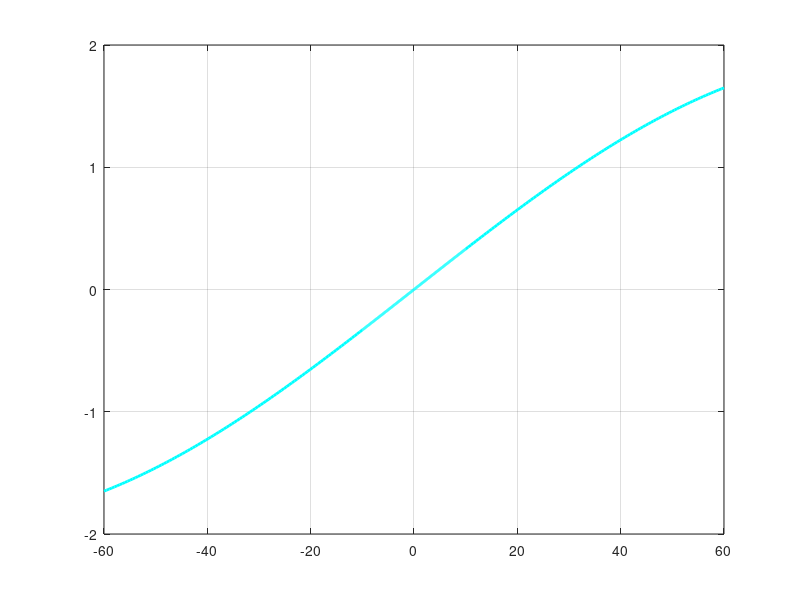
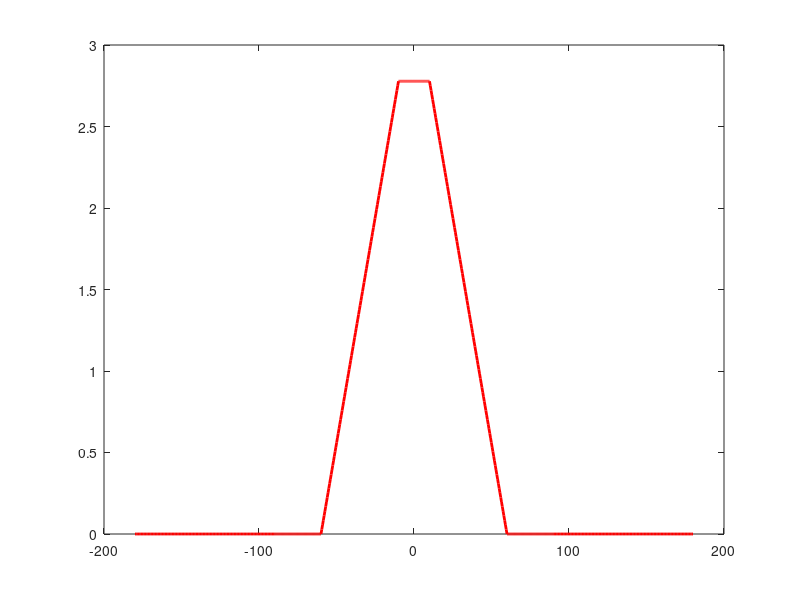

Write the MATLAB code that produced these figures, in order. (Note: this script raises an error after producing the figures.)
clc
close all;
clear all;

rb = 0.35;
n = 1.5;
N = 25;
yaw_rot = (60.0/180.0)*pi;
yaw_rotmax = 0.5*pi;
Vmax = 10*1000/3600;
Wmax = (60/180)*pi;
Wmaxrot = (60/180)*pi;
Wminrot = Wmax/2;

nsamples = 100;
nsamples_bot = nsamples/2 - 15;
nsamples_top = nsamples/2 + 15;


lah = n*(2*rb);
yaw_min = (10.0/180.0)*pi;

% -------------------------------



yaw_pi2rotmax = linspace(-pi, -yaw_rotmax, nsamples);
yaw_rotmax2rot = linspace(-yaw_rotmax, -yaw_rot, nsamples);
yaw_rot2min = linspace(-yaw_rot, -yaw_min, nsamples);
yaw_min2zer = linspace(-yaw_min, 0, nsamples);
yaw_zer2min = linspace(0, yaw_min, nsamples);
yaw_min2rot = linspace(yaw_min, yaw_rot, nsamples);
yaw_rot2rotmax = linspace(yaw_rot, yaw_rotmax, nsamples);
yaw_rotmax2pi = linspace(yaw_rotmax, pi, nsamples);

yaw = [yaw_pi2rotmax yaw_rotmax2rot yaw_rot2min yaw_min2zer yaw_zer2min yaw_min2rot yaw_rot2rotmax yaw_rotmax2pi];
yaw_deg = (180.0/pi)*yaw;


C_pi2rotmax = 2*sin(yaw_pi2rotmax)/lah;
C_rotmax2rot = 2*sin(yaw_rotmax2rot)/lah;
C_rot2min = 2*sin(yaw_rot2min)/lah;
C_min2zer = 2*sin(yaw_min2zer)/lah;
C_zer2min = 2*sin(yaw_zer2min)/lah;
C_min2rot = 2*sin(yaw_min2rot)/lah;
C_rot2rotmax = 2*sin(yaw_rot2rotmax)/lah;
C_rotmax2pi = 2*sin(yaw_rotmax2pi)/lah;

C = [C_rot2min C_min2zer C_zer2min C_min2rot];

figure(1)
plot(180/pi*[yaw_rot2min yaw_min2zer yaw_zer2min yaw_min2rot], C, 'c', 'linewidth', 2);
grid on;

V_pi2rotmax = zeros(size(yaw_pi2rotmax));
V_rotmax2rot = zeros(size(yaw_rotmax2rot));
V_rot2min = (Vmax/(yaw_rot-yaw_min)).*(yaw_rot2min+yaw_min)+Vmax;
V_min2zer = Vmax*ones(size(yaw_min2zer));
V_zer2min = Vmax*ones(size(yaw_zer2min));
V_min2rot = (-Vmax/(yaw_rot-yaw_min)).*(yaw_min2rot-yaw_min)+Vmax;
V_rot2rotmax = zeros(size(yaw_rot2rotmax));
V_rotmax2pi = zeros(size(yaw_rotmax2pi));

V = [V_pi2rotmax V_rotmax2rot V_rot2min V_min2zer V_zer2min V_min2rot V_rot2rotmax V_rotmax2pi];

figure(2);
plot(yaw_deg, V,  'r', 'linewidth', 2);
yyaxis left
grid on;

W_pi2rotmax = -Wmaxrot*ones(size(yaw_pi2rotmax));
W_rotmax2rot = (Wmaxrot-Wminrot)/(yaw_rotmax-yaw_rot)*(yaw_rotmax2rot+yaw_rot)-Wminrot;
W_rot2min = V_rot2min.*C_rot2min;
W_min2zer = zeros(size(V_min2zer));
W_zer2min = zeros(size(V_min2zer));
W_min2rot = V_min2rot.*C_min2rot;
W_rot2rotmax = (Wmaxrot-Wminrot)/(yaw_rotmax-yaw_rot)*(yaw_rot2rotmax-yaw_rot)+Wminrot;
W_rotmax2pi = Wmaxrot*ones(size(yaw_rotmax2pi));

W = [W_pi2rotmax W_rotmax2rot W_rot2min W_min2zer W_zer2min W_min2rot W_rot2rotmax W_rotmax2pi];

figure(2);
yyaxis right
plot(yaw_deg, W, 'g', 'linewidth', 2);
hold on
grid on;

W_rot2min(W_rot2min < -Wmax)= -Wmax;
W_min2rot(W_min2rot>Wmax) = Wmax;

W_trunc = [W_pi2rotmax W_rotmax2rot W_rot2min W_min2zer W_zer2min W_min2rot W_rot2rotmax W_rotmax2pi];

figure(2)
yyaxis right
plot(yaw_deg, W_trunc, 'm.-', 'linewidth', 2);

V_rot2min = W_rot2min./C_rot2min;
V_min2rot = W_min2rot./C_min2rot;

V_trunc = [V_pi2rotmax V_rotmax2rot V_rot2min V_min2zer V_zer2min V_min2rot V_rot2rotmax V_rotmax2pi];

figure(2)
hold on;
yyaxis left
plot(yaw_deg, V_trunc, 'b.', 'linewidth', 2);

figure(3)
yyaxis left
plot(180/pi*[yaw_rot2min yaw_min2zer yaw_zer2min yaw_min2rot], C, 'c', 'linewidth', 2);
hold on;
yyaxis right
plot(yaw_deg, V,  'r', 'linewidth', 2);
yyaxis right
plot(yaw_deg, V_trunc, 'b.-', 'linewidth', 2);
grid on;

figure(4)
yyaxis left
plot(180/pi*[yaw_rot2min yaw_min2zer yaw_zer2min yaw_min2rot], C, 'c', 'linewidth', 2);
hold on;
yyaxis right
plot(yaw_deg, W,  'g', 'linewidth', 2);
yyaxis right
plot(yaw_deg, W_trunc, 'm.-', 'linewidth', 2);
grid on;

%{
yaw_l3 = linspace(-0.95*pi, -yaw_rot_max, nsamples);
yaw_l2 = linspace(-yaw_rot_max, -yaw_rot, nsamples);
yaw_l1 = linspace(-yaw_rot, -yaw_min, nsamples);

yaw_c = linspace(-yaw_min, yaw_min, nsamples);

yaw_r1 = linspace(yaw_min, yaw_rot, nsamples);
yaw_r2 = linspace(yaw_rot, yaw_rot_max, nsamples);
yaw_r3 = linspace(yaw_rot_max, 0.95*pi, nsamples);

yaw_l3_deg = yaw_l3 * 180/pi;
yaw_l2_deg = yaw_l2 * 180/pi;
yaw_l1_deg = yaw_l1 * 180/pi;

yaw_c_deg = yaw_c * 180/pi;

yaw_r1_deg = yaw_r1 * 180/pi;
yaw_r2_deg = yaw_r2 * 180/pi;
yaw_r3_deg = yaw_r3 * 180/pi;

Cs_l3_theor = lah./(2*sin(yaw_l3));
Cs_l2_theor = lah./(2*sin(yaw_l2));
s_l1_theor = lah./(2*sin(yaw_l1));

Rs_lc_theor = lah./(2*sin(yaw_c(1:nsamples_bot)));
Rs_rc_theor = lah./(2*sin(yaw_c(nsamples_top:end)));

Rs_r1_theor = lah./(2*sin(yaw_r1));
Rs_r2_theor = lah./(2*sin(yaw_r2));
Rs_r3_theor = lah./(2*sin(yaw_r3));

figure(1)
plot(yaw_l3_deg, Rs_l3_theor, 'r-');
hold on
plot(yaw_l2_deg, Rs_l2_theor, 'r-');
plot(yaw_l1_deg, Rs_l1_theor, 'r-');

plot(yaw_c_deg(1:nsamples_bot), Rs_lc_theor, 'g-');
plot(yaw_c_deg(nsamples_top:end), Rs_rc_theor, 'g-');

plot(yaw_r1_deg, Rs_r1_theor, 'b-');
plot(yaw_r2_deg, Rs_r2_theor, 'b-');
plot(yaw_r3_deg, Rs_r3_theor, 'b-');
grid()

Rs_l3 = zeros(size(yaw_l3));
Rs_l2 = zeros(size(yaw_l2));
Rs_l1 = lah./(2*sin(yaw_l1));

%Rs_lc = -Rmax*ones(size(yaw_lc));
%Rs_rc = Rmax*ones(size(yaw_rc));

Rs_r1 = lah./(2*sin(yaw_r1));
Rs_r2 = zeros(size(yaw_r2));
Rs_r3 = zeros(size(yaw_r3));

plot(yaw_l3_deg, Rs_l3, 'c', 'linewidth', 2);
plot(yaw_l2_deg, Rs_l2, 'c', 'linewidth', 2);
plot(yaw_l1_deg, Rs_l1, 'c', 'linewidth', 2);

plot(yaw_r1_deg, Rs_r1, 'c', 'linewidth', 2);
plot(yaw_r2_deg, Rs_r2, 'c', 'linewidth', 2);
plot(yaw_r3_deg, Rs_r3, 'c', 'linewidth', 2);

% -------------------------------

V_l3 = zeros(size(yaw_l3));
V_l2 = zeros(size(yaw_l2));
m = -Vmax/(yaw_rot-yaw_min);
V_l1 = m*(abs(yaw_l1)-yaw_min) + Vmax;

V_c = Vmax*ones(size(yaw_c));

V_r1 = m*(abs(yaw_r1)-yaw_min) + Vmax;
V_r2 = zeros(size(yaw_r2));
V_r3 = zeros(size(yaw_r3));

figure(2)
plot(yaw_l3_deg, V_l3, 'c', 'linewidth', 2);
hold on;
grid on;
plot(yaw_l2_deg, V_l2, 'c', 'linewidth', 2);
plot(yaw_l1_deg, V_l1, 'c', 'linewidth', 2);

plot(yaw_c_deg, V_c, 'c', 'linewidth', 2);

plot(yaw_r1_deg, V_r1, 'c', 'linewidth', 2);
plot(yaw_r2_deg, V_r2, 'c', 'linewidth', 2);
plot(yaw_r3_deg, V_r3, 'c', 'linewidth', 2);

% -------------------------------

mrot = (Wmaxrot-Wminrot)/(yaw_rot_max-yaw_rot);

W_l3 = -Wmaxrot*ones(size(yaw_l3));
W_l2 = mrot*(yaw_l2 + yaw_rot) - Wminrot;
W_l1 = V_l1./Rs_l1;

W_c = zeros(size(yaw_c));

W_r1 = V_r1./Rs_r1;
W_r2 = mrot*(yaw_r2 - yaw_rot) + Wminrot;
W_r3 = Wmaxrot*ones(size(yaw_r3));
yaw_deg
figure(3)
plot(yaw_l3_deg, W_l3, 'c', 'linewidth', 2);
hold on;
grid on;
plot(yaw_l2_deg, W_l2, 'c', 'linewidth', 2);
plot(yaw_l1_deg, W_l1, 'c', 'linewidth', 2);

plot(yaw_c_deg, W_c, 'c', 'linewidth', 2);

plot(yaw_r1_deg, W_r1, 'c', 'linewidth', 2);
plot(yaw_r2_deg, W_r2, 'c', 'linewidth', 2);
plot(yaw_r3_deg, W_r3, 'c', 'linewidth', 2);

W_l1(W_l1 < -Wmax) = -Wmax;

W_r1(W_r1 > Wmax) = Wmax;

plot(yaw_l1_deg, W_l1, 'b--', 'linewidth', 2);
plot(yaw_r1_deg, W_r1, 'b--', 'linewidth', 2);

V_l1 = W_l1.* Rs_l1; 
V_r1 = W_r1.* Rs_r1;

figure(2);
plot(yaw_l1_deg, V_l1, 'b--', 'linewidth', 2);
plot(yaw_r1_deg, V_r1, 'b--', 'linewidth', 2);
%}

